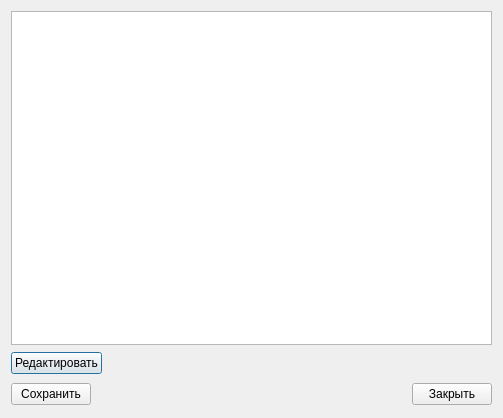
<?xml version="1.0" encoding="UTF-8"?>
<ui version="4.0">
 <class>UPReference</class>
 <widget class="QDialog" name="UPReference">
  <property name="geometry">
   <rect>
    <x>0</x>
    <y>0</y>
    <width>503</width>
    <height>418</height>
   </rect>
  </property>
  <property name="windowTitle">
   <string>UPReference</string>
  </property>
  <layout class="QGridLayout" name="gridLayout_2">
   <item row="0" column="0" colspan="2">
    <widget class="QTableWidget" name="tableWidget"/>
   </item>
   <item row="1" column="0">
    <widget class="QPushButton" name="pushButton">
     <property name="font">
      <font>
       <pointsize>9</pointsize>
      </font>
     </property>
     <property name="text">
      <string>Редактировать</string>
     </property>
    </widget>
   </item>
   <item row="1" column="1">
    <spacer name="horizontalSpacer_2">
     <property name="orientation">
      <enum>Qt::Horizontal</enum>
     </property>
     <property name="sizeHint" stdset="0">
      <size>
       <width>359</width>
       <height>25</height>
      </size>
     </property>
    </spacer>
   </item>
   <item row="2" column="0" colspan="2">
    <layout class="QGridLayout" name="gridLayout">
     <item row="0" column="0">
      <widget class="QPushButton" name="pushButton_2">
       <property name="font">
        <font>
         <pointsize>9</pointsize>
        </font>
       </property>
       <property name="text">
        <string>Сохранить</string>
       </property>
      </widget>
     </item>
     <item row="0" column="1">
      <spacer name="horizontalSpacer">
       <property name="orientation">
        <enum>Qt::Horizontal</enum>
       </property>
       <property name="sizeHint" stdset="0">
        <size>
         <width>288</width>
         <height>25</height>
        </size>
       </property>
      </spacer>
     </item>
     <item row="0" column="2">
      <widget class="QPushButton" name="pushButton_3">
       <property name="font">
        <font>
         <pointsize>9</pointsize>
        </font>
       </property>
       <property name="text">
        <string>Закрыть</string>
       </property>
      </widget>
     </item>
    </layout>
   </item>
  </layout>
 </widget>
 <layoutdefault spacing="6" margin="11"/>
 <resources/>
 <connections/>
</ui>
